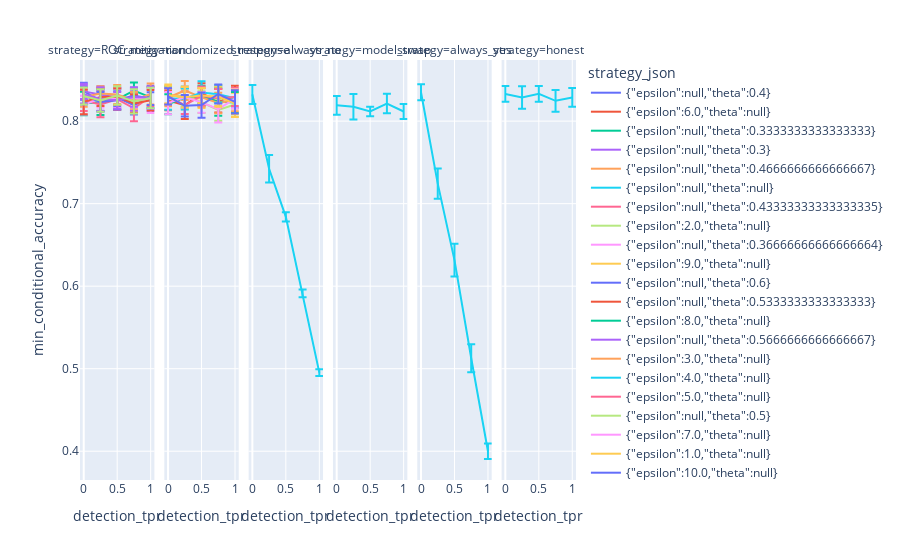

Source (notebook cell):
### Code cell
px.line(
    manipulation.sort("detection_tpr").with_columns(
        pl.col("min_conditional_accuracy_std") / sqrt(5)
    ),
    x="detection_tpr",
    y="min_conditional_accuracy",
    error_y="min_conditional_accuracy_std",
    facet_col="strategy",
    color="strategy_json",
)

### Figure 1 — Plotly figure (JSON) as saved in the notebook; plotly's stock layout.template omitted (floating-point values rounded to 4 significant figures)
{"data": [{"error_y": {"array": [0.01029, 0.01245, 0.01114, 0.01132, 0.01379]}, "hovertemplate": "strategy_json={\"epsilon\":null,\"theta\":0.4}<br>strategy=ROC_mitigation<br>detection_tpr=%{x}<br>min_conditional_accuracy=%{y}<extra></extra>", "legendgroup": "{\"epsilon\":null,\"theta\":0.4}", "line": {"color": "#636efa", "dash": "solid"}, "marker": {"symbol": "circle"}, "mode": "lines", "name": "{\"epsilon\":null,\"theta\":0.4}", "orientation": "v", "showlegend": true, "type": "scatter", "x": [0, 0.25, 0.5, 0.75, 1], "xaxis": "x", "y": [0.8363, 0.8246, 0.8285, 0.8194, 0.829], "yaxis": "y"}, {"error_y": {"array": [0.01165, 0.01656, 0.01228, 0.01422, 0.01359]}, "hovertemplate": "strategy_json={\"epsilon\":6.0,\"theta\":null}<br>strategy=randomized_response<br>detection_tpr=%{x}<br>min_conditional_accuracy=%{y}<extra></extra>", "legendgroup": "{\"epsilon\":6.0,\"theta\":null}", "line": {"color": "#EF553B", "dash": "solid"}, "marker": {"symbol": "circle"}, "mode": "lines", "name": "{\"epsilon\":6.0,\"theta\":null}", "orientation": "v", "showlegend": true, "type": "scatter", "x": [0, 0.25, 0.5, 0.75, 1], "xaxis": "x2", "y": [0.8249, 0.8192, 0.8337, 0.8246, 0.8291], "yaxis": "y2"}, {"error_y": {"array": [0.01427, 0.01577, 0.0128, 0.009945, 0.01215]}, "hovertemplate": "strategy_json={\"epsilon\":null,\"theta\":0.3333333333333333}<br>strategy=ROC_mitigation<br>detection_tpr=%{x}<br>min_conditional_accuracy=%{y}<extra></extra>", "legendgroup": "{\"epsilon\":null,\"theta\":0.3333333333333333}", "line": {"color": "#00cc96", "dash": "solid"}, "marker": {"symbol": "circle"}, "mode": "lines", "name": "{\"epsilon\":null,\"theta\":0.3333333333333333}", "orientation": "v", "showlegend": true, "type": "scatter", "x": [0, 0.25, 0.5, 0.75, 1], "xaxis": "x", "y": [0.8214, 0.8233, 0.8263, 0.8369, 0.8287], "yaxis": "y"}, {"error_y": {"array": [0.00912, 0.01028, 0.01291, 0.0127, 0.01303]}, "hovertemplate": "strategy_json={\"epsilon\":null,\"theta\":0.3}<br>strategy=ROC_mitigation<br>detection_tpr=%{x}<br>min_conditional_accuracy=%{y}<extra></extra>", "legendgroup": "{\"epsilon\":null,\"theta\":0.3}", "line": {"color": "#ab63fa", "dash": "solid"}, "marker": {"symbol": "circle"}, "mode": "lines", "name": "{\"epsilon\":null,\"theta\":0.3}", "orientation": "v", "showlegend": true, "type": "scatter", "x": [0, 0.25, 0.5, 0.75, 1], "xaxis": "x", "y": [0.836, 0.8319, 0.8283, 0.8253, 0.8252], "yaxis": "y"}, {"error_y": {"array": [0.01173, 0.008752, 0.01153, 0.01018, 0.01267]}, "hovertemplate": "strategy_json={\"epsilon\":null,\"theta\":0.4666666666666667}<br>strategy=ROC_mitigation<br>detection_tpr=%{x}<br>min_conditional_accuracy=%{y}<extra></extra>", "legendgroup": "{\"epsilon\":null,\"theta\":0.4666666666666667}", "line": {"color": "#FFA15A", "dash": "solid"}, "marker": {"symbol": "circle"}, "mode": "lines", "name": "{\"epsilon\":null,\"theta\":0.4666666666666667}", "orientation": "v", "showlegend": true, "type": "scatter", "x": [0, 0.25, 0.5, 0.75, 1], "xaxis": "x", "y": [0.8291, 0.8334, 0.8324, 0.8252, 0.8328], "yaxis": "y"}, {"error_y": {"array": [0.01153, 0.01676, 0.005614, 0.004803, 0.004162]}, "hovertemplate": "strategy_json={\"epsilon\":null,\"theta\":null}<br>strategy=always_no<br>detection_tpr=%{x}<br>min_conditional_accuracy=%{y}<extra></extra>", "legendgroup": "{\"epsilon\":null,\"theta\":null}", "line": {"color": "#19d3f3", "dash": "solid"}, "marker": {"symbol": "circle"}, "mode": "lines", "name": "{\"epsilon\":null,\"theta\":null}", "orientation": "v", "showlegend": true, "type": "scatter", "x": [0, 0.25, 0.5, 0.75, 1], "xaxis": "x3", "y": [0.8324, 0.7423, 0.6841, 0.5913, 0.4952], "yaxis": "y3"}, {"error_y": {"array": [0.01135, 0.01547, 0.005825, 0.01173, 0.009004]}, "hovertemplate": "strategy_json={\"epsilon\":null,\"theta\":null}<br>strategy=model_swap<br>detection_tpr=%{x}<br>min_conditional_accuracy=%{y}<extra></extra>", "legendgroup": "{\"epsilon\":null,\"theta\":null}", "line": {"color": "#19d3f3", "dash": "solid"}, "marker": {"symbol": "circle"}, "mode": "lines", "name": "{\"epsilon\":null,\"theta\":null}", "orientation": "v", "showlegend": false, "type": "scatter", "x": [0, 0.25, 0.5, 0.75, 1], "xaxis": "x4", "y": [0.8192, 0.8175, 0.8117, 0.8214, 0.8117], "yaxis": "y4"}, {"error_y": {"array": [0.009709, 0.01832, 0.01975, 0.01693, 0.009413]}, "hovertemplate": "strategy_json={\"epsilon\":null,\"theta\":null}<br>strategy=always_yes<br>detection_tpr=%{x}<br>min_conditional_accuracy=%{y}<extra></extra>", "legendgroup": "{\"epsilon\":null,\"theta\":null}", "line": {"color": "#19d3f3", "dash": "solid"}, "marker": {"symbol": "circle"}, "mode": "lines", "name": "{\"epsilon\":null,\"theta\":null}", "orientation": "v", "showlegend": false, "type": "scatter", "x": [0, 0.25, 0.5, 0.75, 1], "xaxis": "x5", "y": [0.835, 0.7243, 0.6316, 0.5126, 0.4], "yaxis": "y5"}, {"error_y": {"array": [0.009556, 0.01362, 0.009413, 0.01318, 0.01135]}, "hovertemplate": "strategy_json={\"epsilon\":null,\"theta\":null}<br>strategy=honest<br>detection_tpr=%{x}<br>min_conditional_accuracy=%{y}<extra></extra>", "legendgroup": "{\"epsilon\":null,\"theta\":null}", "line": {"color": "#19d3f3", "dash": "solid"}, "marker": {"symbol": "circle"}, "mode": "lines", "name": "{\"epsilon\":null,\"theta\":null}", "orientation": "v", "showlegend": false, "type": "scatter", "x": [0, 0.25, 0.5, 0.75, 1], "xaxis": "x6", "y": [0.8329, 0.8287, 0.833, 0.8246, 0.8287], "yaxis": "y6"}, {"error_y": {"array": [0.01286, 0.01558, 0.01299, 0.01565, 0.01161]}, "hovertemplate": "strategy_json={\"epsilon\":null,\"theta\":0.43333333333333335}<br>strategy=ROC_mitigation<br>detection_tpr=%{x}<br>min_conditional_accuracy=%{y}<extra></extra>", "legendgroup": "{\"epsilon\":null,\"theta\":0.43333333333333335}", "line": {"color": "#FF6692", "dash": "solid"}, "marker": {"symbol": "circle"}, "mode": "lines", "name": "{\"epsilon\":null,\"theta\":0.43333333333333335}", "orientation": "v", "showlegend": true, "type": "scatter", "x": [0, 0.25, 0.5, 0.75, 1], "xaxis": "x", "y": [0.8251, 0.8203, 0.8266, 0.8155, 0.83], "yaxis": "y"}, {"error_y": {"array": [0.01091, 0.01198, 0.01315, 0.01317, 0.01478]}, "hovertemplate": "strategy_json={\"epsilon\":2.0,\"theta\":null}<br>strategy=randomized_response<br>detection_tpr=%{x}<br>min_conditional_accuracy=%{y}<extra></extra>", "legendgroup": "{\"epsilon\":2.0,\"theta\":null}", "line": {"color": "#B6E880", "dash": "solid"}, "marker": {"symbol": "circle"}, "mode": "lines", "name": "{\"epsilon\":2.0,\"theta\":null}", "orientation": "v", "showlegend": true, "type": "scatter", "x": [0, 0.25, 0.5, 0.75, 1], "xaxis": "x2", "y": [0.8314, 0.8304, 0.8229, 0.8136, 0.8201], "yaxis": "y2"}, {"error_y": {"array": [0.01132, 0.01176, 0.01178, 0.01157, 0.01486]}, "hovertemplate": "strategy_json={\"epsilon\":null,\"theta\":0.36666666666666664}<br>strategy=ROC_mitigation<br>detection_tpr=%{x}<br>min_conditional_accuracy=%{y}<extra></extra>", "legendgroup": "{\"epsilon\":null,\"theta\":0.36666666666666664}", "line": {"color": "#FF97FF", "dash": "solid"}, "marker": {"symbol": "circle"}, "mode": "lines", "name": "{\"epsilon\":null,\"theta\":0.36666666666666664}", "orientation": "v", "showlegend": true, "type": "scatter", "x": [0, 0.25, 0.5, 0.75, 1], "xaxis": "x", "y": [0.8194, 0.8283, 0.8278, 0.8281, 0.8246], "yaxis": "y"}, {"error_y": {"array": [0.01134, 0.01265, 0.01178, 0.01255, 0.01288]}, "hovertemplate": "strategy_json={\"epsilon\":9.0,\"theta\":null}<br>strategy=randomized_response<br>detection_tpr=%{x}<br>min_conditional_accuracy=%{y}<extra></extra>", "legendgroup": "{\"epsilon\":9.0,\"theta\":null}", "line": {"color": "#FECB52", "dash": "solid"}, "marker": {"symbol": "circle"}, "mode": "lines", "name": "{\"epsilon\":9.0,\"theta\":null}", "orientation": "v", "showlegend": true, "type": "scatter", "x": [0, 0.25, 0.5, 0.75, 1], "xaxis": "x2", "y": [0.8331, 0.827, 0.8278, 0.8311, 0.8214], "yaxis": "y2"}, {"error_y": {"array": [0.0109, 0.01205, 0.01107, 0.009513, 0.007767]}, "hovertemplate": "strategy_json={\"epsilon\":null,\"theta\":0.6}<br>strategy=ROC_mitigation<br>detection_tpr=%{x}<br>min_conditional_accuracy=%{y}<extra></extra>", "legendgroup": "{\"epsilon\":null,\"theta\":0.6}", "line": {"color": "#636efa", "dash": "solid"}, "marker": {"symbol": "circle"}, "mode": "lines", "name": "{\"epsilon\":null,\"theta\":0.6}", "orientation": "v", "showlegend": true, "type": "scatter", "x": [0, 0.25, 0.5, 0.75, 1], "xaxis": "x", "y": [0.8311, 0.8233, 0.8252, 0.8311, 0.8272], "yaxis": "y"}, {"error_y": {"array": [0.01489, 0.0109, 0.01011, 0.01132, 0.01233]}, "hovertemplate": "strategy_json={\"epsilon\":null,\"theta\":0.5333333333333333}<br>strategy=ROC_mitigation<br>detection_tpr=%{x}<br>min_conditional_accuracy=%{y}<extra></extra>", "legendgroup": "{\"epsilon\":null,\"theta\":0.5333333333333333}", "line": {"color": "#EF553B", "dash": "solid"}, "marker": {"symbol": "circle"}, "mode": "lines", "name": "{\"epsilon\":null,\"theta\":0.5333333333333333}", "orientation": "v", "showlegend": true, "type": "scatter", "x": [0, 0.25, 0.5, 0.75, 1], "xaxis": "x", "y": [0.8233, 0.8291, 0.8298, 0.8214, 0.8253], "yaxis": "y"}, {"error_y": {"array": [0.0122, 0.01196, 0.01217, 0.01696, 0.01258]}, "hovertemplate": "strategy_json={\"epsilon\":8.0,\"theta\":null}<br>strategy=randomized_response<br>detection_tpr=%{x}<br>min_conditional_accuracy=%{y}<extra></extra>", "legendgroup": "{\"epsilon\":8.0,\"theta\":null}", "line": {"color": "#00cc96", "dash": "solid"}, "marker": {"symbol": "circle"}, "mode": "lines", "name": "{\"epsilon\":8.0,\"theta\":null}", "orientation": "v", "showlegend": true, "type": "scatter", "x": [0, 0.25, 0.5, 0.75, 1], "xaxis": "x2", "y": [0.8204, 0.8285, 0.8307, 0.8233, 0.8227], "yaxis": "y2"}, {"error_y": {"array": [0.0113, 0.01421, 0.01018, 0.01178, 0.01327]}, "hovertemplate": "strategy_json={\"epsilon\":null,\"theta\":0.5666666666666667}<br>strategy=ROC_mitigation<br>detection_tpr=%{x}<br>min_conditional_accuracy=%{y}<extra></extra>", "legendgroup": "{\"epsilon\":null,\"theta\":0.5666666666666667}", "line": {"color": "#ab63fa", "dash": "solid"}, "marker": {"symbol": "circle"}, "mode": "lines", "name": "{\"epsilon\":null,\"theta\":0.5666666666666667}", "orientation": "v", "showlegend": true, "type": "scatter", "x": [0, 0.25, 0.5, 0.75, 1], "xaxis": "x", "y": [0.8326, 0.8268, 0.8252, 0.8292, 0.8283], "yaxis": "y"}, {"error_y": {"array": [0.01037, 0.01146, 0.01135, 0.01233, 0.01343]}, "hovertemplate": "strategy_json={\"epsilon\":3.0,\"theta\":null}<br>strategy=randomized_response<br>detection_tpr=%{x}<br>min_conditional_accuracy=%{y}<extra></extra>", "legendgroup": "{\"epsilon\":3.0,\"theta\":null}", "line": {"color": "#FFA15A", "dash": "solid"}, "marker": {"symbol": "circle"}, "mode": "lines", "name": "{\"epsilon\":3.0,\"theta\":null}", "orientation": "v", "showlegend": true, "type": "scatter", "x": [0, 0.25, 0.5, 0.75, 1], "xaxis": "x2", "y": [0.8283, 0.8372, 0.8287, 0.822, 0.8253], "yaxis": "y2"}, {"error_y": {"array": [0.01393, 0.01282, 0.01363, 0.01044, 0.01118]}, "hovertemplate": "strategy_json={\"epsilon\":4.0,\"theta\":null}<br>strategy=randomized_response<br>detection_tpr=%{x}<br>min_conditional_accuracy=%{y}<extra></extra>", "legendgroup": "{\"epsilon\":4.0,\"theta\":null}", "line": {"color": "#19d3f3", "dash": "solid"}, "marker": {"symbol": "circle"}, "mode": "lines", "name": "{\"epsilon\":4.0,\"theta\":null}", "orientation": "v", "showlegend": true, "type": "scatter", "x": [0, 0.25, 0.5, 0.75, 1], "xaxis": "x2", "y": [0.8278, 0.8268, 0.8346, 0.8326, 0.8276], "yaxis": "y2"}, {"error_y": {"array": [0.009805, 0.0109, 0.01137, 0.01118, 0.0109]}, "hovertemplate": "strategy_json={\"epsilon\":5.0,\"theta\":null}<br>strategy=randomized_response<br>detection_tpr=%{x}<br>min_conditional_accuracy=%{y}<extra></extra>", "legendgroup": "{\"epsilon\":5.0,\"theta\":null}", "line": {"color": "#FF6692", "dash": "solid"}, "marker": {"symbol": "circle"}, "mode": "lines", "name": "{\"epsilon\":5.0,\"theta\":null}", "orientation": "v", "showlegend": true, "type": "scatter", "x": [0, 0.25, 0.5, 0.75, 1], "xaxis": "x2", "y": [0.8301, 0.8194, 0.8307, 0.8276, 0.8291], "yaxis": "y2"}, {"error_y": {"array": [0.01029, 0.01358, 0.01132, 0.01468, 0.01235]}, "hovertemplate": "strategy_json={\"epsilon\":null,\"theta\":0.5}<br>strategy=ROC_mitigation<br>detection_tpr=%{x}<br>min_conditional_accuracy=%{y}<extra></extra>", "legendgroup": "{\"epsilon\":null,\"theta\":0.5}", "line": {"color": "#B6E880", "dash": "solid"}, "marker": {"symbol": "circle"}, "mode": "lines", "name": "{\"epsilon\":null,\"theta\":0.5}", "orientation": "v", "showlegend": true, "type": "scatter", "x": [0, 0.25, 0.5, 0.75, 1], "xaxis": "x", "y": [0.8304, 0.8251, 0.8311, 0.824, 0.8281], "yaxis": "y"}, {"error_y": {"array": [0.01351, 0.01251, 0.01258, 0.01619, 0.01165]}, "hovertemplate": "strategy_json={\"epsilon\":7.0,\"theta\":null}<br>strategy=randomized_response<br>detection_tpr=%{x}<br>min_conditional_accuracy=%{y}<extra></extra>", "legendgroup": "{\"epsilon\":7.0,\"theta\":null}", "line": {"color": "#FF97FF", "dash": "solid"}, "marker": {"symbol": "circle"}, "mode": "lines", "name": "{\"epsilon\":7.0,\"theta\":null}", "orientation": "v", "showlegend": true, "type": "scatter", "x": [0, 0.25, 0.5, 0.75, 1], "xaxis": "x2", "y": [0.8219, 0.8291, 0.8227, 0.8145, 0.8272], "yaxis": "y2"}, {"error_y": {"array": [0.01121, 0.01235, 0.009004, 0.01205, 0.01664]}, "hovertemplate": "strategy_json={\"epsilon\":1.0,\"theta\":null}<br>strategy=randomized_response<br>detection_tpr=%{x}<br>min_conditional_accuracy=%{y}<extra></extra>", "legendgroup": "{\"epsilon\":1.0,\"theta\":null}", "line": {"color": "#FECB52", "dash": "solid"}, "marker": {"symbol": "circle"}, "mode": "lines", "name": "{\"epsilon\":1.0,\"theta\":null}", "orientation": "v", "showlegend": true, "type": "scatter", "x": [0, 0.25, 0.5, 0.75, 1], "xaxis": "x2", "y": [0.8317, 0.829, 0.8311, 0.8296, 0.8216], "yaxis": "y2"}, {"error_y": {"array": [0.009848, 0.01311, 0.01527, 0.0115, 0.0142]}, "hovertemplate": "strategy_json={\"epsilon\":10.0,\"theta\":null}<br>strategy=randomized_response<br>detection_tpr=%{x}<br>min_conditional_accuracy=%{y}<extra></extra>", "legendgroup": "{\"epsilon\":10.0,\"theta\":null}", "line": {"color": "#636efa", "dash": "solid"}, "marker": {"symbol": "circle"}, "mode": "lines", "name": "{\"epsilon\":10.0,\"theta\":null}", "orientation": "v", "showlegend": true, "type": "scatter", "x": [0, 0.25, 0.5, 0.75, 1], "xaxis": "x2", "y": [0.8301, 0.8186, 0.8195, 0.8328, 0.8233], "yaxis": "y2"}], "layout": {"annotations": [{"font": {}, "showarrow": false, "text": "strategy=ROC_mitigation", "x": 0.075, "xanchor": "center", "xref": "paper", "y": 1, "yanchor": "bottom", "yref": "paper"}, {"font": {}, "showarrow": false, "text": "strategy=randomized_response", "x": 0.245, "xanchor": "center", "xref": "paper", "y": 1, "yanchor": "bottom", "yref": "paper"}, {"font": {}, "showarrow": false, "text": "strategy=always_no", "x": 0.415, "xanchor": "center", "xref": "paper", "y": 1, "yanchor": "bottom", "yref": "paper"}, {"font": {}, "showarrow": false, "text": "strategy=model_swap", "x": 0.585, "xanchor": "center", "xref": "paper", "y": 1, "yanchor": "bottom", "yref": "paper"}, {"font": {}, "showarrow": false, "text": "strategy=always_yes", "x": 0.755, "xanchor": "center", "xref": "paper", "y": 1, "yanchor": "bottom", "yref": "paper"}, {"font": {}, "showarrow": false, "text": "strategy=honest", "x": 0.925, "xanchor": "center", "xref": "paper", "y": 1, "yanchor": "bottom", "yref": "paper"}], "legend": {"title": {"text": "strategy_json"}, "tracegroupgap": 0}, "margin": {"t": 60}, "xaxis": {"anchor": "y", "domain": [0, 0.15], "title": {"text": "detection_tpr"}}, "xaxis2": {"anchor": "y2", "domain": [0.17, 0.32], "matches": "x", "title": {"text": "detection_tpr"}}, "xaxis3": {"anchor": "y3", "domain": [0.34, 0.49], "matches": "x", "title": {"text": "detection_tpr"}}, "xaxis4": {"anchor": "y4", "domain": [0.51, 0.66], "matches": "x", "title": {"text": "detection_tpr"}}, "xaxis5": {"anchor": "y5", "domain": [0.68, 0.83], "matches": "x", "title": {"text": "detection_tpr"}}, "xaxis6": {"anchor": "y6", "domain": [0.85, 1], "matches": "x", "title": {"text": "detection_tpr"}}, "yaxis": {"anchor": "x", "domain": [0, 1], "title": {"text": "min_conditional_accuracy"}}, "yaxis2": {"anchor": "x2", "domain": [0, 1], "matches": "y", "showticklabels": false}, "yaxis3": {"anchor": "x3", "domain": [0, 1], "matches": "y", "showticklabels": false}, "yaxis4": {"anchor": "x4", "domain": [0, 1], "matches": "y", "showticklabels": false}, "yaxis5": {"anchor": "x5", "domain": [0, 1], "matches": "y", "showticklabels": false}, "yaxis6": {"anchor": "x6", "domain": [0, 1], "matches": "y", "showticklabels": false}}}
